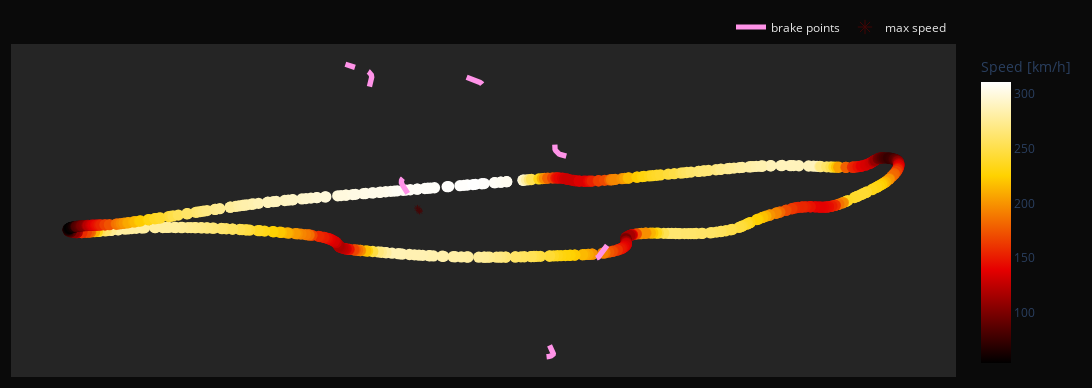

Here is the notebook cell this chart was saved with:
### Code cell


### Figure 1 — Plotly figure (JSON) as saved in the notebook; plotly's stock layout.template omitted (floating-point values rounded to 4 significant figures; data arrays with more than 128 entries replaced by an {"elided": "..."} marker saying what was removed)
{"data": [{"customdata": {"elided": "588x8 mixed values"}, "hovertemplate": "x=%{x}<br>y=%{y}<br>size=%{marker.size}<br>RPM=%{customdata[0]}<br>Speed=%{marker.color}<br>nGear=%{customdata[2]}<br>Throttle=%{customdata[3]}<br>Brake=%{customdata[4]}<br>DRS=%{customdata[5]}<br>Status=%{customdata[6]}<br>Lap_Time=%{customdata[7]}<extra></extra>", "legendgroup": "", "marker": {"color": {"elided": "588 int values"}, "coloraxis": "coloraxis", "line": {"width": 0}, "opacity": 1, "size": {"elided": "588 int values"}, "sizemode": "area", "sizeref": 0.01562, "symbol": "circle"}, "mode": "markers", "name": "", "orientation": "v", "showlegend": false, "type": "scatter", "x": {"elided": "588 float values"}, "xaxis": "x", "y": {"elided": "588 float values"}, "yaxis": "y"}, {"hoverinfo": "skip", "line": {"color": "#FF93E8", "width": 5.333}, "marker": {"line": {"width": 0}, "opacity": 1}, "mode": "lines", "name": "brake points", "opacity": 1, "type": "scatter", "x": [null, -1894.0, -1891.0, -1875.0, -1864.0, -1858.0, -1852.0, -1848.0, -1842.0, -1842.0, -1851.0, -1853.0, -1858.0, -1866.0, -1881.0, -1911.0, -1920.0, null, -2226.0, -2239.0, -2279.0, -2297.0, -2399.0, -2408.0, -2425.0, -2435.0, -2445.0, null, 333.0, 403.0, 427.0, 502.0, 516.0, 580.0, 586.0, 631.0, 639.0, 675.0, 675.0, 688.0, null, 2354, 2352, 2349, 2351, 2358, 2359, 2375, 2385, 2409, 2449, 2472, 2479, 2512, 2514, 2594, 2616, null, 3552, 3524, 3497, 3488, 3461, 3459, 3445, 3430, 3420, 3389, 3386, 3363, 3350, 3330, 3306, null, 2233.0, 2246.0, 2260.0, 2278.0, 2285.0, 2296.0, 2313.0, 2314.0, 2319.0, 2319.0, 2316.0, 2310.0, 2273.0, 2270.0, 2228.0, 2206.0, 2168.0, 2164.0, null, -1017, -1022, -1037, -1053, -1064, -1104, -1122, -1132, -1144, -1162, -1169, -1166, -1159, -1144, -1127, null], "y": [null, 14953, 14977, 15109, 15206, 15272, 15333, 15383, 15541, 15554, 15699, 15709, 15742, 15780, 15827, 15896, 15911, null, 16177, 16184, 16204, 16215, 16287, 16295, 16322, 16345, 16375, null, 15547, 15488, 15464, 15391, 15377, 15303, 15295, 15231, 15218, 15146, 15145, 15101, null, 11248, 11206, 11124, 11066, 10969, 10952, 10863, 10823, 10745, 10656, 10632, 10623, 10586, 10585, 10531, 10520, null, 4832, 4706, 4588, 4545, 4428, 4415, 4359, 4301, 4269, 4169, 4157, 4098, 4076, 4045, 4010, null, -1547, -1605, -1668, -1757, -1794, -1858, -1956, -1964, -2071, -2072, -2114, -2134, -2207, -2213, -2249, -2258, -2270, -2270, null, 8147, 8164, 8231, 8295, 8345, 8513, 8592, 8642, 8716, 8828, 8901, 8931, 8974, 9054, 9105, null]}, {"hoverinfo": "skip", "marker": {"color": "#470505", "line": {"width": 0}, "opacity": 1, "size": 5.333, "symbol": "asterisk-open"}, "mode": "markers", "name": "max speed", "opacity": 0.9, "type": "scatter", "x": [-744, -758, -794], "y": [7002, 7058, 7207]}], "layout": {"autosize": false, "coloraxis": {"colorbar": {"title": {"text": "Speed [km/h]"}, "x": 1.02, "y": 0.5}, "colorscale": [[0, "rgb(0, 0, 0)"], [0.3333, "rgb(230,0,0)"], [0.6667, "rgb(255,210,0)"], [1, "rgb(255,255,255)"]]}, "height": 388.4, "legend": {"font": {"color": "rgb(230,230,230)"}, "itemsizing": "constant", "orientation": "h", "tracegroupgap": 0, "x": 1, "xanchor": "right", "y": 1.02, "yanchor": "bottom"}, "margin": {"b": 15, "l": 15, "pad": 4, "r": 15, "t": 15}, "paper_bgcolor": "rgb(10,10,10)", "plot_bgcolor": "#252525", "width": 1167.0, "xaxis": {"anchor": "y", "autorange": true, "domain": [0, 1], "range": [-10000.0, 11440.0], "title": {"text": "x"}, "type": "linear", "visible": false}, "yaxis": {"anchor": "x", "autorange": true, "domain": [0, 1], "range": [-3306.0, 17410.0], "title": {"text": "y"}, "type": "linear", "visible": false}}}
